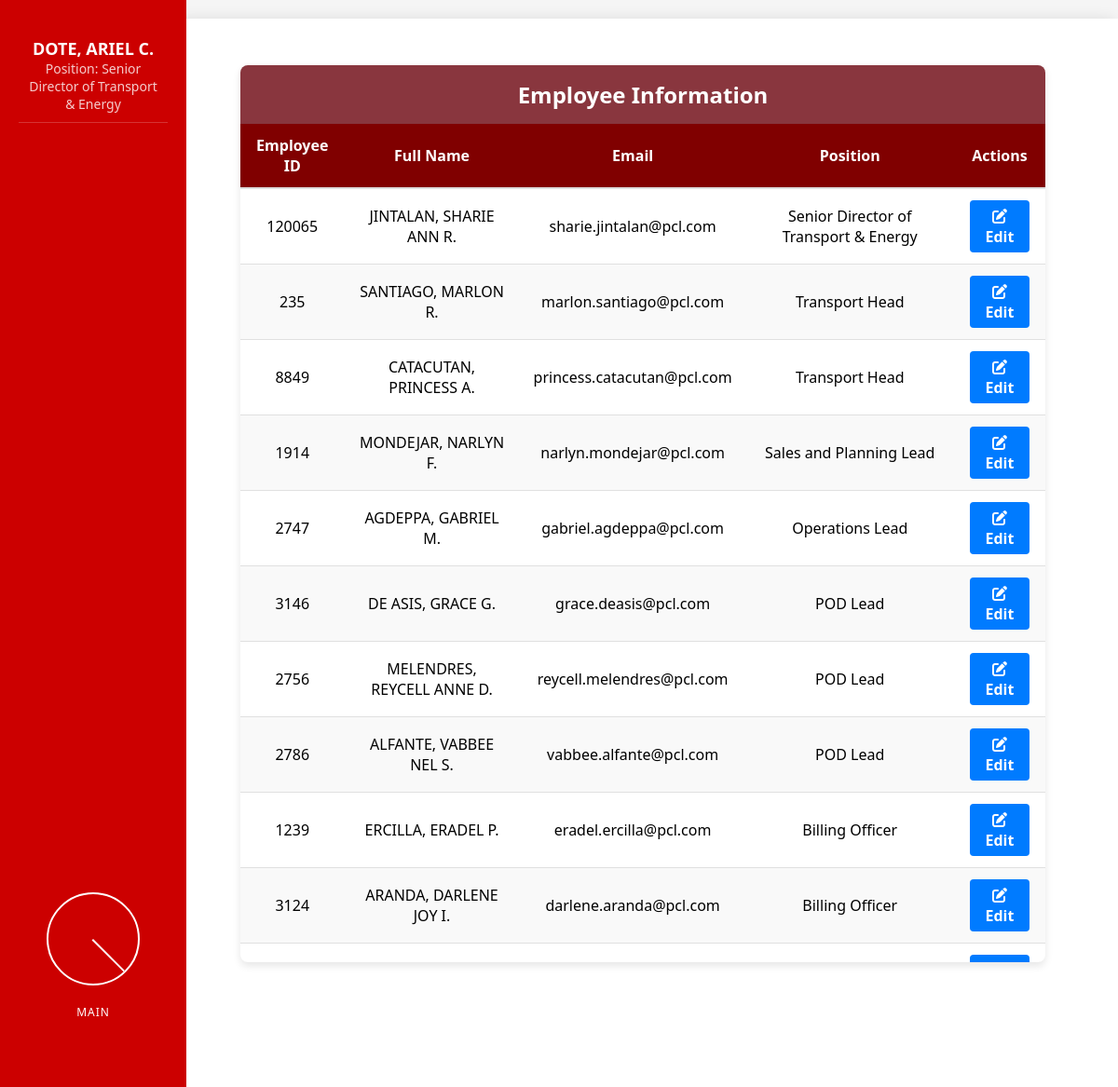
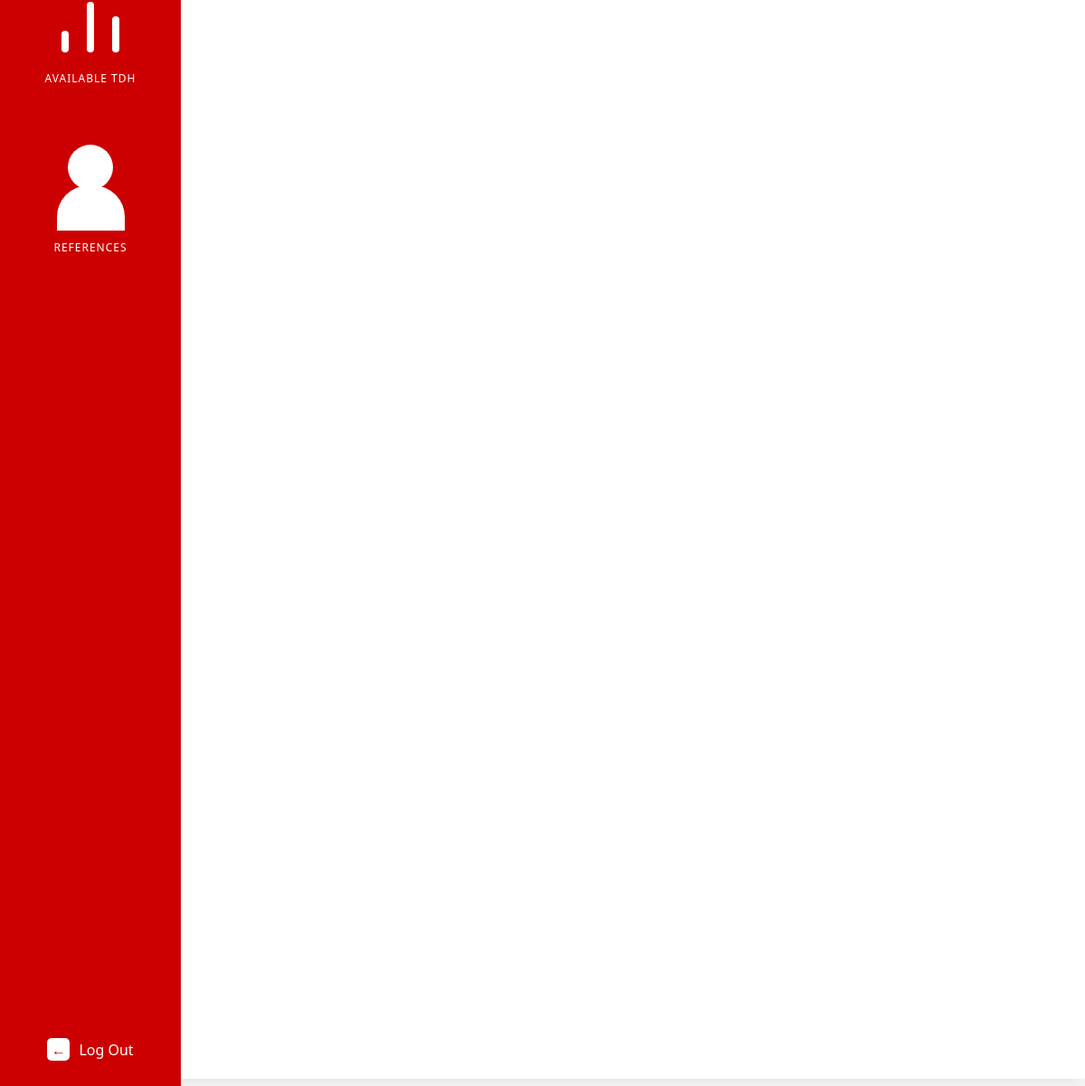
/employee.php (signed in), run on the app's committed database (2 pictures, top to bottom).
### tables this page shows
CREATE TABLE `usertype` (
  `u_id` int(11) NOT NULL,
  `type` int(11) NOT NULL,
  `position` varchar(255) NOT NULL
);

CREATE TABLE `employee` (
  `emp_id` int(11) NOT NULL,
  `emp_num` int(11) NOT NULL,
  `fullname` varchar(255) NOT NULL,
  `email` varchar(255) NOT NULL,
  `password` varchar(255) NOT NULL,
  `u_id` int(11) NOT NULL
);

### employee.php (the view, shortened to what this page needs)
<?php
require_once 'connection.php';
$query = "SELECT e.*, u.position FROM employee e
          JOIN usertype u ON e.u_id = u.u_id
          ORDER BY e.emp_id";
$result = mysqli_query($conn, $query);
?>
<!DOCTYPE html>
<html lang="en">
<head>
    <link rel="stylesheet" href="assets/css/landingPage.css">
    <link rel="stylesheet" href="https://cdnjs.cloudflare.com/ajax/libs/font-awesome/6.0.0/css/all.min.css">
</head>
<body>
    <div class="sidebar">
        <div class="user-info">
            <div class="name"><?php echo htmlspecialchars($_SESSION["fullname"]); ?></div>
            <div class="role">Position:
            <?php
                if ($result->num_rows > 0) {
                    $row = $result->fetch_assoc();
                    echo htmlspecialchars($row["position"]);
                } else {
                    echo "Unknown";
                }
            ?>
            </div>
        </div>
        <div>
            <div class="metric-section" data-href="landingPage.php">
                <div class="chart-container">
                    <div class="pie-chart">
                        <div class="pie-slice"></div>
                    </div>
                </div>
                <div class="metric-title">MAIN</div>
            </div>
            <div class="metric-section" data-href="available.php">
                <div class="bar-container">
                    <div class="bar bar-1"></div>
                    <div class="bar bar-2"></div>
                    <div class="bar bar-3"></div>
                </div>
                <div class="metric-title">AVAILABLE TDH</div>
            </div>
            <div class="metric-section" data-href="references.php">
                <div class="chart-container">
                    <div class="people-icon">
                        <div class="people-head"></div>
                        <div class="people-body"></div>
                    </div>
                </div>
                <div class="metric-title">REFERENCES</div>
            </div>
        </div>
        <a href="logout.php" class="logout-link" id="logout-link">
            <div class="logout-section">
                <div class="logout-icon">←</div>
                <span>Log Out</span>
            </div>
        </a>
    </div>
    <div class="main-content">
        <div class="employee-table-container">
            <div class="table-header">
                Employee Information
            </div>
            <div class="table-responsive">
                <table class="employee-table">
                    <thead>
                        <tr>
                            <th>Employee ID</th>
                            <th>Full Name</th>
                            <th>Email</th>
                            <th>Position</th>
                            <th>Actions</th>
                        </tr>
                    </thead>
                    <tbody>
                        <?php while($row = mysqli_fetch_assoc($result)) { ?>
                        <tr>
                            <td><?php echo htmlspecialchars($row['emp_num']); ?></td>
                            <td><?php echo htmlspecialchars($row['fullname']); ?></td>
                            <td><?php echo htmlspecialchars($row['email']); ?></td>
                            <td><?php echo htmlspecialchars($row['position']); ?></td>
                            <td>
                                <a href="edit_employee.php?id=<?php echo $row['emp_id']; ?>" class="btn btn-primary action-btn">
                                    <i class="fas fa-edit"></i> Edit
                                </a>
                            </td>
                        </tr>
                        <?php } ?>
                    </tbody>
                </table>
            </div>
        </div>
    </div>
</body>
</html>

### assets/css/landingPage.css (style rules this page uses)
* { margin: 0; padding: 0; box-sizing: border-box; font-family: 'Segoe UI', Tahoma, Geneva, Verdana, sans-serif; }
body { height: 100vh; display: flex; background-color: #f5f5f5; overflow-x: hidden; }
.sidebar { background-color: #cc0000; width: 200px; min-width: 200px; color: white; padding: 30px 20px; display: flex; flex-direction: column; align-items: center; justify-content: space-between; transition: all 0.3s ease; z-index: 100; }
.metric-section { display: flex; flex-direction: column; align-items: center; margin-bottom: 30px; width: 100%; }
.metric-title { font-size: 12px; letter-spacing: 1px; margin-top: 10px; margin-bottom: 20px; text-align: center; }
.chart-container { width: 100px; height: 100px; position: relative; margin-bottom: 10px; }
.pie-chart { width: 100%; height: 100%; border-radius: 50%; border: 2px solid white; position: relative; display: flex; align-items: center; justify-content: center; }
.pie-slice { position: absolute; width: 50%; height: 50%; top: 0; left: 50%; border-left: 2px solid white; transform-origin: bottom left; transform: rotate(45deg); }
.bar-container { display: flex; justify-content: center; align-items: flex-end; height: 80px; width: 100%; padding: 0 20px; margin-bottom: 10px; }
.bar { width: 8px; background-color: white; margin: 0 10px; border-radius: 10px; }
.bar-1 { height: 30%; }
.bar-2 { height: 70%; }
.bar-3 { height: 50%; }
.logout-section { margin-top: auto; display: flex; align-items: center; cursor: pointer; padding: 10px; border-radius: 5px; transition: background-color 0.3s; }
.logout-icon { width: 25px; height: 25px; background-color: white; border-radius: 5px; margin-right: 10px; display: flex; align-items: center; justify-content: center; color: #cc0000; font-weight: bold; }
.main-content { flex: 1; padding: 30px; background-color: white; border-radius: 20px 0 0 20px; margin: 20px 0 20px -20px; box-shadow: -5px 0 15px rgba(0, 0, 0, 0.1); display: flex; flex-direction: column; align-items: center; overflow-y: auto; }
.people-icon { width: 100px; height: 60px; position: relative; display: flex; align-items: center; justify-content: center; }
.people-head { width: 50px; height: 50px; background-color: white; border-radius: 50%; position: absolute; top: 15px; }
.people-body { width: 75px; height: 50px; background-color: white; position: absolute; top: 60px; border-radius: 35px 35px 0 0; }
.metric-section { cursor: pointer; transition: transform 0.3s ease, box-shadow 0.3s ease; }
.logout-link { text-decoration: none; color: inherit; display: block; }
.user-info { color: white; text-align: center; padding: 10px; margin-bottom: 20px; border-bottom: 1px solid rgba(255, 255, 255, 0.2); }
.user-info .name { font-size: 18px; font-weight: bold; }
.user-info .role { font-size: 14px; opacity: 0.8; }

### employee.php (style rules this page uses)
.employee-table-container { margin: 20px; width: 90%; box-shadow: 0 4px 8px rgba(0, 0, 0, 0.1); border-radius: 8px; overflow: hidden; background-color: #fff; }
.table-header { background-color:rgba(106, 0, 11, 0.79); color: white; padding: 15px; text-align: center; font-size: 1.5rem; font-weight: bold; }
.employee-table { width: 100%; border-collapse: collapse; box-shadow: 0 2px 3px rgba(0, 0, 0, 0.1); }
.employee-table th { background-color: maroon; color: white; font-weight: bold; text-align: center; padding: 12px 15px; }
.employee-table td { padding: 10px 15px; text-align: center; border-bottom: 1px solid #e0e0e0; }
.employee-table tr:nth-child(even) { background-color: #f9f9f9; }
.btn { padding: 6px 12px; border: none; border-radius: 4px; cursor: pointer; font-weight: bold; text-decoration: none; display: inline-block; }
.btn-primary { background-color: #007bff; color: white; }
.action-btn { margin: 2px; }
.table-responsive { max-height: 900px; overflow-y: auto; border-radius: 0px; box-shadow: 0 2px 5px rgba(0, 0, 0, 0.1); }
.employee-table thead { position: sticky; top: 0; background-color: maroon; color: white; z-index: 10; }
.employee-table th { padding: 12px; border-bottom: 2px solid #ddd; }

### data on the page
usertype: position "Senior Director of Transport & Energy"
employee: emp_num "120065", fullname "JINTALAN, SHARIE ANN R.", email "sharie.jintalan@pcl.com", u.position "Senior Director of Transport & Energy"
employee: emp_num "235", fullname "SANTIAGO, MARLON R.", email "marlon.santiago@pcl.com", u.position "Transport Head"
employee: emp_num "8849", fullname "CATACUTAN, PRINCESS A.", email "princess.catacutan@pcl.com", u.position "Transport Head"
employee: emp_num "1914", fullname "MONDEJAR, NARLYN F.", email "narlyn.mondejar@pcl.com", u.position "Sales and Planning Lead"
employee: emp_num "2747", fullname "AGDEPPA, GABRIEL M.", email "gabriel.agdeppa@pcl.com", u.position "Operations Lead"
employee: emp_num "3146", fullname "DE ASIS, GRACE G.", email "grace.deasis@pcl.com", u.position "POD Lead"
employee: emp_num "2756", fullname "MELENDRES, REYCELL ANNE D.", email "reycell.melendres@pcl.com", u.position "POD Lead"
employee: emp_num "2786", fullname "ALFANTE, VABBEE NEL S.", email "vabbee.alfante@pcl.com", u.position "POD Lead"
employee: emp_num "1239", fullname "ERCILLA, ERADEL P.", email "eradel.ercilla@pcl.com", u.position "Billing Officer"
employee: emp_num "3124", fullname "ARANDA, DARLENE JOY I.", email "darlene.aranda@pcl.com", u.position "Billing Officer"

### other printed values
$_SESSION["fullname"] "DOTE, ARIEL C."
